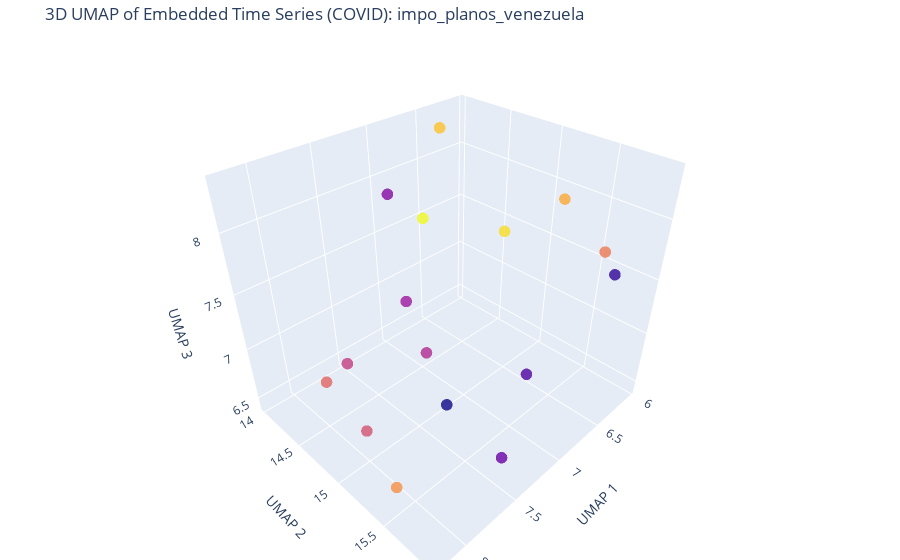
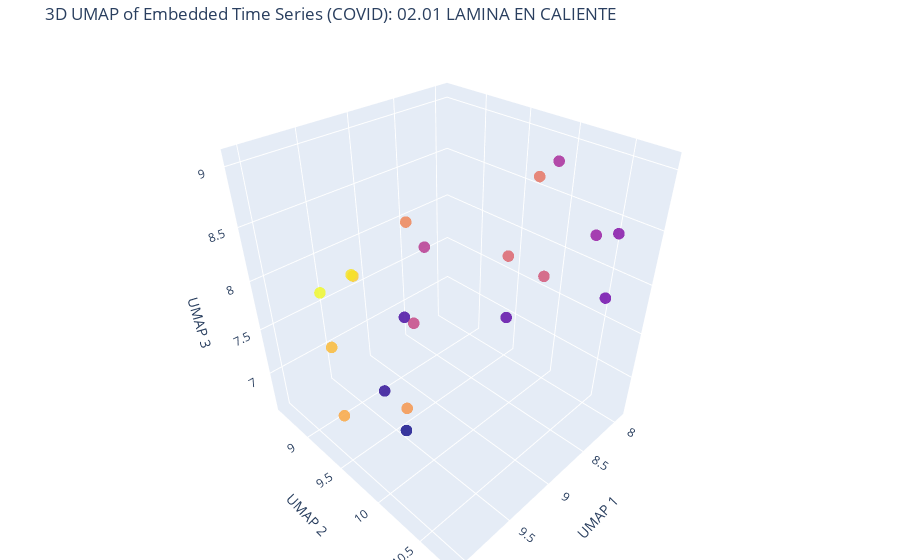
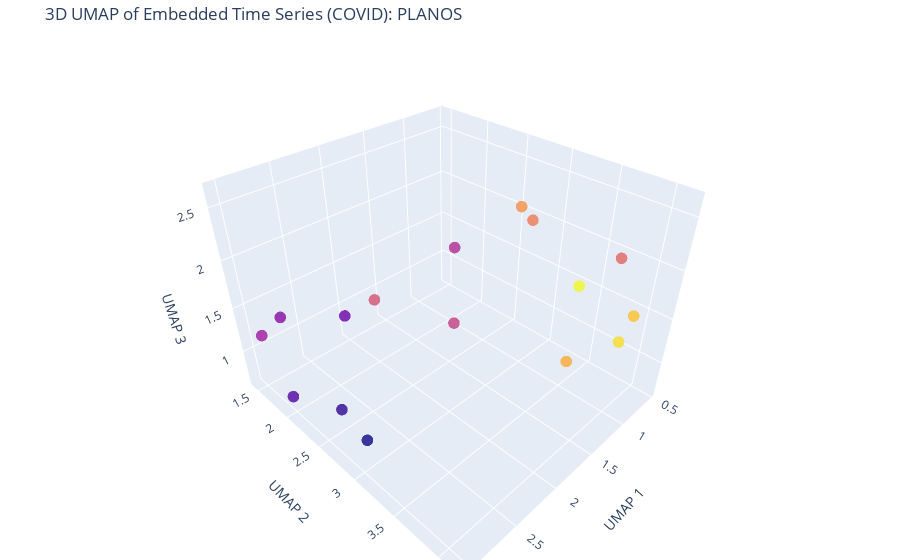
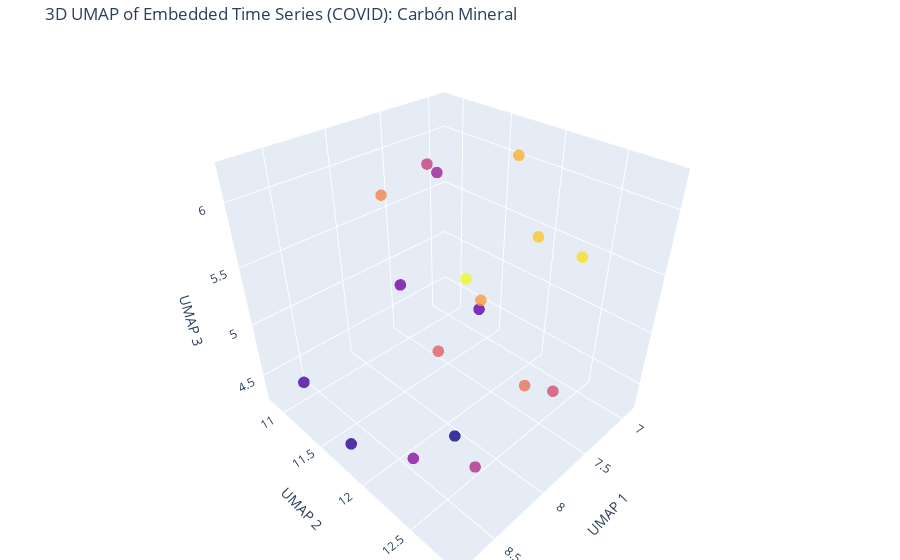

The notebook cell saved with these charts, in order:
### Code cell
# ------- COVID --------
for col in columnas_sf:
    print(f"\nProcessing COVID column: {col}")
    
    series = df_covid[col].dropna().values
    if len(series) < (embedder_periodic.dimension - 1) * embedder_periodic.time_delay:
        print("Not enough data")
        continue

    y_embedded = embedder_periodic.fit_transform(series)
    y_umap = reducer.fit_transform(y_embedded)

    fig = go.Figure(data=[go.Scatter3d(
        x=y_umap[:, 0],
        y=y_umap[:, 1],
        z=y_umap[:, 2],
        mode='markers',
        marker=dict(
            size=4,
            color=np.arange(len(y_umap)),
            colorscale='Plasma',
            opacity=0.8
        ),
        text=df_covid['fecha'].iloc[:len(y_umap)].astype(str)
    )])

    fig.update_layout(
        title=f'3D UMAP of Embedded Time Series (COVID): {col}',
        scene=dict(
            xaxis_title='UMAP 1',
            yaxis_title='UMAP 2',
            zaxis_title='UMAP 3'
        ),
        margin=dict(l=0, r=0, b=0, t=40)
    )
    fig.show()

### Figure 1 — Plotly figure (JSON) as saved in the notebook; plotly's stock layout.template omitted (floating-point values rounded to 4 significant figures)
{"data": [{"marker": {"color": [0, 1, 2, 3, 4, 5, 6, 7, 8, 9, 10, 11, 12, 13, 14, 15], "colorscale": [[0, "#0d0887"], [0.1111, "#46039f"], [0.2222, "#7201a8"], [0.3333, "#9c179e"], [0.4444, "#bd3786"], [0.5556, "#d8576b"], [0.6667, "#ed7953"], [0.7778, "#fb9f3a"], [0.8889, "#fdca26"], [1, "#f0f921"]], "opacity": 0.8, "size": 4}, "mode": "markers", "text": ["2020-03-01", "2020-04-01", "2020-05-01", "2020-06-01", "2020-07-01", "2020-08-01", "2020-09-01", "2020-10-01", "2020-11-01", "2020-12-01", "2021-01-01", "2021-02-01", "2021-03-01", "2021-04-01", "2021-05-01", "2021-06-01"], "type": "scatter3d", "x": [7.729, 6.543, 6.895, 7.343, 7.041, 7.286, 6.956, 7.565, 7.859, 8.165, 6.045, 8.218, 6.415, 6.539, 7.184, 6.513], "y": [15.54, 15.93, 15.54, 15.72, 14.21, 14.66, 14.51, 14.18, 14.79, 14.83, 15.56, 15.58, 15.38, 14.27, 15.49, 14.02], "z": [7.139, 7.779, 6.877, 6.457, 7.947, 7.296, 6.505, 6.556, 6.428, 7.162, 7.585, 6.785, 8.098, 8.351, 8.186, 7.473]}], "layout": {"margin": {"b": 0, "l": 0, "r": 0, "t": 40}, "scene": {"xaxis": {"title": {"text": "UMAP 1"}}, "yaxis": {"title": {"text": "UMAP 2"}}, "zaxis": {"title": {"text": "UMAP 3"}}}, "title": {"text": "3D UMAP of Embedded Time Series (COVID): impo_planos_venezuela"}}}

### Figure 2 — Plotly figure (JSON) as saved in the notebook; plotly's stock layout.template omitted (floating-point values rounded to 4 significant figures)
{"data": [{"marker": {"color": [0, 1, 2, 3, 4, 5, 6, 7, 8, 9, 10, 11, 12, 13, 14, 15, 16, 17, 18, 19], "colorscale": [[0, "#0d0887"], [0.1111, "#46039f"], [0.2222, "#7201a8"], [0.3333, "#9c179e"], [0.4444, "#bd3786"], [0.5556, "#d8576b"], [0.6667, "#ed7953"], [0.7778, "#fb9f3a"], [0.8889, "#fdca26"], [1, "#f0f921"]], "opacity": 0.8, "size": 4}, "mode": "markers", "text": ["2020-03-01", "2020-04-01", "2020-05-01", "2020-06-01", "2020-07-01", "2020-08-01", "2020-09-01", "2020-10-01", "2020-11-01", "2020-12-01", "2021-01-01", "2021-02-01", "2021-03-01", "2021-04-01", "2021-05-01", "2021-06-01", "2021-07-01", "2021-08-01", "2021-09-01", "2021-10-01"], "type": "scatter3d", "x": [9.599, 9.292, 8.806, 8.566, 8.412, 7.917, 8.723, 8.438, 9.091, 9.696, 8.017, 9.17, 8.105, 9.534, 9.89, 9.97, 9.496, 9.191, 9.532, 10.06], "y": [9.765, 9.093, 8.865, 9.951, 10.77, 10.53, 10.79, 10.24, 9.498, 10.03, 9.918, 10.42, 9.836, 9.805, 10.14, 9.408, 8.578, 8.618, 9.089, 9.452], "z": [6.805, 6.613, 7.125, 7.571, 8.107, 8.371, 8.784, 9.056, 8.307, 8.162, 7.729, 8.652, 8.704, 8.815, 7.545, 6.994, 6.976, 7.674, 8.061, 8.316]}], "layout": {"margin": {"b": 0, "l": 0, "r": 0, "t": 40}, "scene": {"xaxis": {"title": {"text": "UMAP 1"}}, "yaxis": {"title": {"text": "UMAP 2"}}, "zaxis": {"title": {"text": "UMAP 3"}}}, "title": {"text": "3D UMAP of Embedded Time Series (COVID): 02.01 LAMINA EN CALIENTE"}}}

### Figure 3 — Plotly figure (JSON) as saved in the notebook; plotly's stock layout.template omitted (floating-point values rounded to 4 significant figures)
{"data": [{"marker": {"color": [0, 1, 2, 3, 4, 5, 6, 7, 8, 9, 10, 11, 12, 13, 14, 15], "colorscale": [[0, "#0d0887"], [0.1111, "#46039f"], [0.2222, "#7201a8"], [0.3333, "#9c179e"], [0.4444, "#bd3786"], [0.5556, "#d8576b"], [0.6667, "#ed7953"], [0.7778, "#fb9f3a"], [0.8889, "#fdca26"], [1, "#f0f921"]], "opacity": 0.8, "size": 4}, "mode": "markers", "text": ["2020-03-01", "2020-04-01", "2020-05-01", "2020-06-01", "2020-07-01", "2020-08-01", "2020-09-01", "2020-10-01", "2020-11-01", "2020-12-01", "2021-01-01", "2021-02-01", "2021-03-01", "2021-04-01", "2021-05-01", "2021-06-01"], "type": "scatter3d", "x": [2.794, 3.004, 3.029, 2.336, 2.976, 2.934, 1.681, 2.2, 2.62, 0.7567, 1.079, 1.549, 1.256, 0.5491, 1.236, 0.5617], "y": [2.783, 2.783, 2.041, 1.964, 1.977, 1.452, 2.745, 3.25, 2.825, 3.793, 3.086, 3.319, 3.708, 3.906, 4.146, 3.311], "z": [0.6491, 1.171, 0.826, 1.327, 1.656, 1.142, 2.111, 1.864, 2.08, 2.059, 2.272, 2.651, 1.178, 1.407, 1.638, 1.456]}], "layout": {"margin": {"b": 0, "l": 0, "r": 0, "t": 40}, "scene": {"xaxis": {"title": {"text": "UMAP 1"}}, "yaxis": {"title": {"text": "UMAP 2"}}, "zaxis": {"title": {"text": "UMAP 3"}}}, "title": {"text": "3D UMAP of Embedded Time Series (COVID): PLANOS"}}}

### Figure 4 — Plotly figure (JSON) as saved in the notebook; plotly's stock layout.template omitted (floating-point values rounded to 4 significant figures)
{"data": [{"marker": {"color": [0, 1, 2, 3, 4, 5, 6, 7, 8, 9, 10, 11, 12, 13, 14, 15, 16, 17], "colorscale": [[0, "#0d0887"], [0.1111, "#46039f"], [0.2222, "#7201a8"], [0.3333, "#9c179e"], [0.4444, "#bd3786"], [0.5556, "#d8576b"], [0.6667, "#ed7953"], [0.7778, "#fb9f3a"], [0.8889, "#fdca26"], [1, "#f0f921"]], "opacity": 0.8, "size": 4}, "mode": "markers", "text": ["2020-03-01", "2020-04-01", "2020-05-01", "2020-06-01", "2020-07-01", "2020-08-01", "2020-09-01", "2020-10-01", "2020-11-01", "2020-12-01", "2021-01-01", "2021-02-01", "2021-03-01", "2021-04-01", "2021-05-01", "2021-06-01", "2021-07-01", "2021-08-01"], "type": "scatter3d", "x": [8.732, 8.688, 8.777, 8.307, 7.449, 8.721, 7.211, 8.225, 7.82, 7.941, 7.531, 7.541, 7.71, 7.578, 7.293, 6.888, 7.407, 6.967], "y": [12.79, 11.68, 11.3, 12.56, 10.85, 12.42, 11.09, 12.5, 11.63, 12.87, 11.41, 12.36, 10.99, 11.92, 11.96, 11.89, 12.62, 11.19], "z": [5.279, 4.303, 4.726, 5.787, 4.73, 4.782, 5.799, 4.345, 6.218, 5.127, 4.345, 4.577, 5.743, 5.166, 6.22, 5.41, 5.763, 4.731]}], "layout": {"margin": {"b": 0, "l": 0, "r": 0, "t": 40}, "scene": {"xaxis": {"title": {"text": "UMAP 1"}}, "yaxis": {"title": {"text": "UMAP 2"}}, "zaxis": {"title": {"text": "UMAP 3"}}}, "title": {"text": "3D UMAP of Embedded Time Series (COVID): Carbón Mineral"}}}
